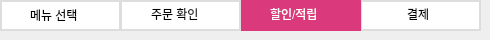
   <widget class="QWidget" name="page_turn_discount">
    <widget class="QFrame" name="frame_15">
     <property name="geometry">
      <rect>
       <x>360</x>
       <y>0</y>
       <width>121</width>
       <height>31</height>
      </rect>
     </property>
     <property name="styleSheet">
      <string notr="true">QFrame{
	border:2px #DDD;
	border-style:solid;
	background:#FFF;
}</string>
     </property>
     <property name="frameShape">
      <enum>QFrame::Shape::StyledPanel</enum>
     </property>
     <property name="frameShadow">
      <enum>QFrame::Shadow::Raised</enum>
     </property>
     <widget class="QLabel" name="label_32">
      <property name="geometry">
       <rect>
        <x>47</x>
        <y>4</y>
        <width>41</width>
        <height>20</height>
       </rect>
      </property>
      <property name="styleSheet">
       <string notr="true">QLabel{
	border:none;
	color:#000;
}</string>
      </property>
      <property name="text">
       <string>결제</string>
      </property>
     </widget>
    </widget>
    <widget class="QFrame" name="frame_16">
     <property name="geometry">
      <rect>
       <x>240</x>
       <y>0</y>
       <width>121</width>
       <height>31</height>
      </rect>
     </property>
     <property name="styleSheet">
      <string notr="true">QFrame{
	border:none;
	background:#DA3A7B;
}</string>
     </property>
     <property name="frameShape">
      <enum>QFrame::Shape::StyledPanel</enum>
     </property>
     <property name="frameShadow">
      <enum>QFrame::Shadow::Raised</enum>
     </property>
     <widget class="QLabel" name="label_33">
      <property name="geometry">
       <rect>
        <x>30</x>
        <y>4</y>
        <width>71</width>
        <height>20</height>
       </rect>
      </property>
      <property name="styleSheet">
       <string notr="true">QLabel{
	border:none;
	color:#FFF;
}</string>
      </property>
      <property name="text">
       <string>할인/적립</string>
      </property>
     </widget>
    </widget>
    <widget class="QFrame" name="frame_17">
     <property name="geometry">
      <rect>
       <x>0</x>
       <y>0</y>
       <width>121</width>
       <height>31</height>
      </rect>
     </property>
     <property name="styleSheet">
      <string notr="true">QFrame{
	border:2px #DDD;
	border-style:solid;
	background:#FFF;
}</string>
     </property>
     <property name="frameShape">
      <enum>QFrame::Shape::StyledPanel</enum>
     </property>
     <property name="frameShadow">
      <enum>QFrame::Shadow::Raised</enum>
     </property>
     <widget class="QLabel" name="label_34">
      <property name="geometry">
       <rect>
        <x>30</x>
        <y>4</y>
        <width>71</width>
        <height>21</height>
       </rect>
      </property>
      <property name="styleSheet">
       <string notr="true">QLabel{
	border:none;
	color:#000;
}</string>
      </property>
      <property name="text">
       <string>메뉴 선택</string>
      </property>
     </widget>
    </widget>
    <widget class="QFrame" name="frame_18">
     <property name="geometry">
      <rect>
       <x>120</x>
       <y>0</y>
       <width>121</width>
       <height>31</height>
      </rect>
     </property>
     <property name="styleSheet">
      <string notr="true">QFrame{
	border:2px #DDD;
	border-style:solid;
	background:#FFF;
}</string>
     </property>
     <property name="frameShape">
      <enum>QFrame::Shape::StyledPanel</enum>
     </property>
     <property name="frameShadow">
      <enum>QFrame::Shadow::Raised</enum>
     </property>
     <widget class="QLabel" name="label_35">
      <property name="geometry">
       <rect>
        <x>31</x>
        <y>4</y>
        <width>81</width>
        <height>20</height>
       </rect>
      </property>
      <property name="styleSheet">
       <string notr="true">QLabel{
	border:none;
	color:#000;
}</string>
      </property>
      <property name="text">
       <string>주문 확인</string>
      </property>
     </widget>
    </widget>
   </widget>
